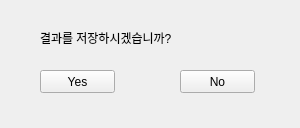
<?xml version="1.0" encoding="UTF-8"?>
<ui version="4.0">
 <class>Save</class>
 <widget class="QWidget" name="Save">
  <property name="geometry">
   <rect>
    <x>0</x>
    <y>0</y>
    <width>300</width>
    <height>128</height>
   </rect>
  </property>
  <property name="windowTitle">
   <string>Save</string>
  </property>
  <widget class="QPushButton" name="pushButton_1">
   <property name="geometry">
    <rect>
     <x>40</x>
     <y>70</y>
     <width>75</width>
     <height>23</height>
    </rect>
   </property>
   <property name="text">
    <string>Yes</string>
   </property>
  </widget>
  <widget class="QPushButton" name="pushButton_2">
   <property name="geometry">
    <rect>
     <x>180</x>
     <y>70</y>
     <width>75</width>
     <height>23</height>
    </rect>
   </property>
   <property name="text">
    <string>No</string>
   </property>
  </widget>
  <widget class="QLabel" name="label">
   <property name="geometry">
    <rect>
     <x>40</x>
     <y>30</y>
     <width>221</width>
     <height>16</height>
    </rect>
   </property>
   <property name="text">
    <string>결과를 저장하시겠습니까?</string>
   </property>
  </widget>
 </widget>
 <resources/>
 <connections/>
</ui>
